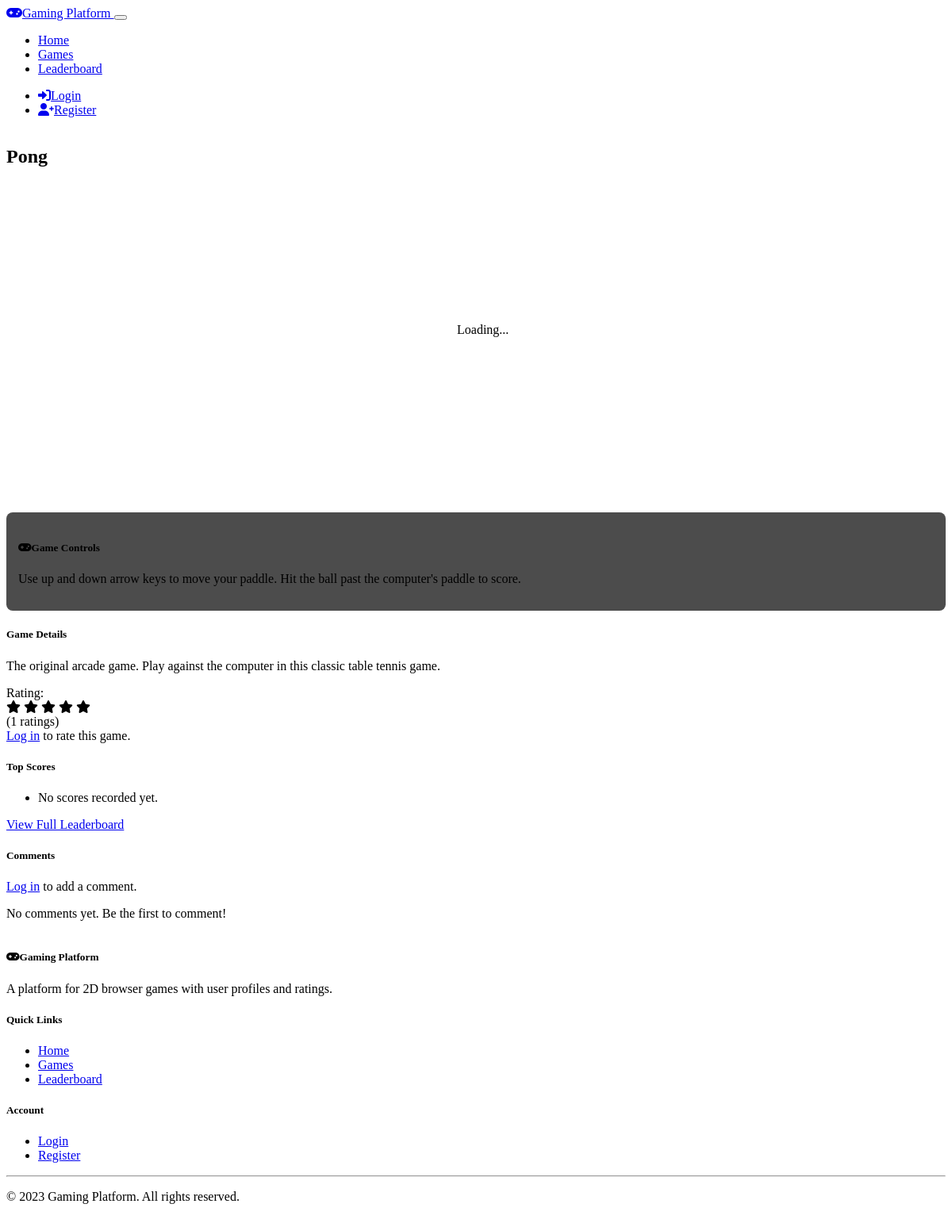
The page /game/2 on the database its author committed.
### models.py (models this page shows, shortened)
class Game(db.Model):
    id = db.Column(db.Integer, primary_key=True)
    title = db.Column(db.String(100), nullable=False)
    description = db.Column(db.Text, nullable=False)
    instructions = db.Column(db.Text, nullable=False)
    game_type = db.Column(db.String(50), nullable=False)
    scores = db.relationship('Score', backref='game', lazy='dynamic')
    ratings = db.relationship('Rating', backref='game', lazy='dynamic')
    comments = db.relationship('Comment', backref='game', lazy='dynamic')
    def average_rating(self):
        ratings = [r.rating for r in self.ratings]
        return sum(ratings) / len(ratings) if ratings else 0

### routes.py (the view)
    @app.route('/game/<int:game_id>')
    def game(game_id):
        game = Game.query.get_or_404(game_id)
        comments = Comment.query.filter_by(game_id=game_id).order_by(Comment.date.desc()).all()
        user_rating = None
        if current_user.is_authenticated:
            user_rating = Rating.query.filter_by(user_id=current_user.id, game_id=game_id).first()
        top_scores = Score.query.filter_by(game_id=game_id).order_by(Score.score.desc()).limit(10).all()
        return render_template('game.html',
                               game=game,
                               comments=comments,
                               user_rating=user_rating,
                               top_scores=top_scores)

### templates/game.html (shortened to what this page needs)
{% extends 'base.html' %}
{% block content %}
<div class="container">
    <div class="row mt-4">
        <div class="col-md-8">
            <h2>{{ game.title }}</h2>
            <div id="game-container" class="my-4">
            </div>
            <div class="game-controls mb-4">
                <h5><i class="fas fa-gamepad me-2"></i>Game Controls</h5>
                <p>{{ game.instructions }}</p>
            </div>
        </div>
        <div class="col-md-4">
            <div class="card mb-4">
                <div class="card-header bg-primary text-white">
                    <h5 class="mb-0">Game Details</h5>
                </div>
                <div class="card-body">
                    <p>{{ game.description }}</p>
                    <div class="d-flex align-items-center mb-3">
                        <span class="me-2">Rating:</span>
                        <div class="rating-stars">
                            {% set avg_rating = game.average_rating()|int %}
                            {% for i in range(5) %}
                                {% if i < avg_rating %}
                                    <i class="fas fa-star"></i>
                                {% else %}
                                    <i class="far fa-star"></i>
                                {% endif %}
                            {% endfor %}
                        </div>
                        <span class="ms-2">({{ game.ratings.count() }} ratings)</span>
                    </div>
                    {% if current_user.is_authenticated %}
                        <form action="{{ url_for('rate_game') }}" method="post">
                            <input type="hidden" name="game_id" value="{{ game.id }}">
                            <input type="hidden" name="rating" id="rating-input" value="{{ user_rating.rating if user_rating else 0 }}">
                            <div class="mb-3">
                                <label class="form-label">Rate this game:</label>
                                <div class="rating-stars">
                                    {% for i in range(5) %}
                                        {% if user_rating and i < user_rating.rating %}
                                            <i class="fas fa-star" data-rating="{{ i+1 }}"></i>
                                        {% else %}
                                            <i class="far fa-star" data-rating="{{ i+1 }}"></i>
                                        {% endif %}
                                    {% endfor %}
                                </div>
                            </div>
                            <button type="submit" class="btn btn-primary">Submit Rating</button>
                        </form>
                    {% else %}
                        <div class="alert alert-info">
                            <a href="{{ url_for('login') }}">Log in</a> to rate this game.
                        </div>
                    {% endif %}
                </div>
            </div>
            <div class="card mb-4">
                <div class="card-header bg-primary text-white">
                    <h5 class="mb-0">Top Scores</h5>
                </div>
                <ul class="list-group list-group-flush">
                    {% for score in top_scores %}
                        <li class="list-group-item d-flex justify-content-between align-items-center{% if current_user.is_authenticated and score.user_id == current_user.id %} highlight-score{% endif %}">
                            <div>
                                <span class="fw-bold">{{ loop.index }}.</span>
                                {{ score.user.username }}
                            </div>
                            <span class="badge bg-primary rounded-pill">{{ score.score }}</span>
                        </li>
                    {% else %}
                        <li class="list-group-item">No scores recorded yet.</li>
                    {% endfor %}
                </ul>
                <div class="card-footer text-center">
                    <a href="{{ url_for('leaderboard', game_id=game.id) }}" class="btn btn-sm btn-outline-primary">View Full Leaderboard</a>
                </div>
            </div>
        </div>
    </div>
    <div class="row mt-4">
        <div class="col-md-12">
            <div class="card">
                <div class="card-header bg-primary text-white">
                    <h5 class="mb-0">Comments</h5>
                </div>
                <div class="card-body">
                    {% if current_user.is_authenticated %}
                        <form action="{{ url_for('add_comment') }}" method="post" class="mb-4">
                            <input type="hidden" name="game_id" value="{{ game.id }}">
                            <div class="mb-3">
                                <label for="content" class="form-label">Add a comment:</label>
                                <textarea class="form-control" id="content" name="content" rows="3" required></textarea>
                            </div>
                            <button type="submit" class="btn btn-primary">Post Comment</button>
                        </form>
                    {% else %}
                        <div class="alert alert-info mb-4">
                            <a href="{{ url_for('login') }}">Log in</a> to add a comment.
                        </div>
                    {% endif %}
                    <div class="comment-container">
                        {% if comments %}
                            {% for comment in comments %}
                                <div class="card mb-3 comment-card">
                                    <div class="card-body">
                                        <div class="d-flex justify-content-between">
                                            <h6 class="card-subtitle mb-2 text-muted">{{ comment.user.username }}</h6>
                                            <small class="text-muted">{{ comment.date.strftime('%Y-%m-%d %H:%M') }}</small>
                                        </div>
                                        <p class="card-text">{{ comment.content }}</p>
                                    </div>
                                </div>
                            {% endfor %}
                        {% else %}
                            <div class="text-center text-muted my-5">
                                <p>No comments yet. Be the first to comment!</p>
                            </div>
                        {% endif %}
                    </div>
                </div>
            </div>
        </div>
    </div>
</div>
{% endblock %}

### static/css/style.css (style rules this page uses)
body { min-height: 100vh; display: flex; flex-direction: column; }
#game-container { width: 100%; max-width: 800px; margin: 0 auto; border: 2px solid var(--bs-border-color); border-radius: 8px; background-color: var(--bs-dark); overflow: hidden; }
.rating-stars { color: var(--bs-warning); cursor: pointer; }
.comment-container { max-height: 400px; overflow-y: auto; }
.game-controls { background-color: rgba(0, 0, 0, 0.7); border-radius: 8px; padding: 15px; margin: 15px 0; }
.game-controls h5 { color: var(--bs-warning); }

### rows shown on the page
Game: title "Pong", instructions "Use up and down arrow keys to move your paddle. Hit the ball past the computer's paddle to score.", description "The original arcade game. Play against the computer in this classic table tennis game."

### other values the page prints
{{ game.ratings.count() }} "1"
